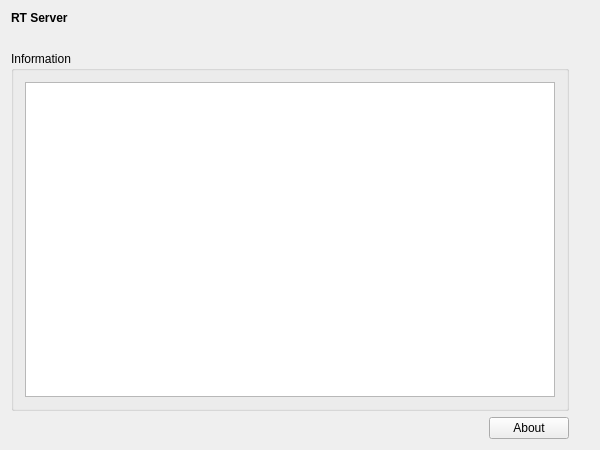
<?xml version="1.0" encoding="UTF-8"?>
<ui version="4.0">
 <class>RtServerRunClass</class>
 <widget class="QWidget" name="RtServerRunClass">
  <property name="geometry">
   <rect>
    <x>0</x>
    <y>0</y>
    <width>600</width>
    <height>450</height>
   </rect>
  </property>
  <property name="windowTitle">
   <string>ECGRun</string>
  </property>
  <layout class="QVBoxLayout" name="verticalLayout">
   <item>
    <widget class="QLabel" name="m_qLabel_Headline">
     <property name="font">
      <font>
       <weight>75</weight>
       <bold>true</bold>
      </font>
     </property>
     <property name="text">
      <string>RT Server</string>
     </property>
    </widget>
   </item>
   <item>
    <spacer name="m_qVerticalSpacer_Headline">
     <property name="orientation">
      <enum>Qt::Vertical</enum>
     </property>
     <property name="sizeType">
      <enum>QSizePolicy::Fixed</enum>
     </property>
     <property name="sizeHint" stdset="0">
      <size>
       <width>20</width>
       <height>20</height>
      </size>
     </property>
    </spacer>
   </item>
   <item>
    <layout class="QGridLayout" name="m_qGridLayout_main">
     <item row="0" column="0" colspan="2">
      <widget class="QGroupBox" name="m_qGroupBox_Information">
       <property name="sizePolicy">
        <sizepolicy hsizetype="Preferred" vsizetype="Preferred">
         <horstretch>0</horstretch>
         <verstretch>0</verstretch>
        </sizepolicy>
       </property>
       <property name="title">
        <string>Information</string>
       </property>
       <layout class="QGridLayout" name="gridLayout">
        <item row="0" column="0">
         <widget class="QTextBrowser" name="m_qTextBrowser_Information"/>
        </item>
       </layout>
      </widget>
     </item>
     <item row="1" column="0">
      <spacer name="m_qHorizontalSpacer_About">
       <property name="orientation">
        <enum>Qt::Horizontal</enum>
       </property>
       <property name="sizeHint" stdset="0">
        <size>
         <width>40</width>
         <height>20</height>
        </size>
       </property>
      </spacer>
     </item>
     <item row="1" column="1">
      <widget class="QPushButton" name="m_qPushButton_About">
       <property name="text">
        <string>About</string>
       </property>
      </widget>
     </item>
     <item row="0" column="2">
      <spacer name="m_qVerticalSpacer_Bottom">
       <property name="orientation">
        <enum>Qt::Vertical</enum>
       </property>
       <property name="sizeHint" stdset="0">
        <size>
         <width>20</width>
         <height>142</height>
        </size>
       </property>
      </spacer>
     </item>
    </layout>
   </item>
  </layout>
 </widget>
 <layoutdefault spacing="6" margin="11"/>
 <resources/>
 <connections/>
</ui>
